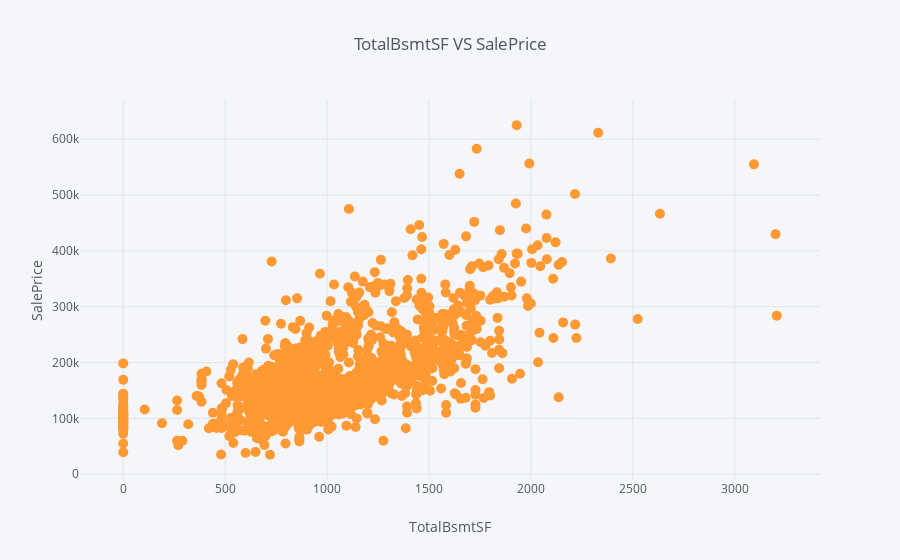

The notebook cell this image was saved under:
### Code cell
train.iplot(kind='scatter', x='TotalBsmtSF', y='SalePrice', mode='markers', title='TotalBsmtSF VS SalePrice', xTitle='TotalBsmtSF', yTitle='SalePrice', size=10)

### Figure 1 — Plotly figure (JSON) as saved in the notebook; plotly's stock layout.template omitted (floating-point values rounded to 4 significant figures; data arrays with more than 128 entries replaced by an {"elided": "..."} marker saying what was removed)
{"data": [{"line": {"color": "rgba(255, 153, 51, 1.0)", "dash": "solid", "shape": "linear", "width": 1.3}, "marker": {"size": 10, "symbol": "circle"}, "mode": "markers", "name": "SalePrice", "text": "", "type": "scatter", "uid": "923706c1-afa3-4d1c-a0fc-d6fabf915b8c", "x": {"elided": "1456 int values"}, "y": {"elided": "1456 int values"}}], "layout": {"legend": {"bgcolor": "#F5F6F9", "font": {"color": "#4D5663"}}, "paper_bgcolor": "#F5F6F9", "plot_bgcolor": "#F5F6F9", "title": {"font": {"color": "#4D5663"}, "text": "TotalBsmtSF VS SalePrice"}, "xaxis": {"gridcolor": "#E1E5ED", "showgrid": true, "tickfont": {"color": "#4D5663"}, "title": {"font": {"color": "#4D5663"}, "text": "TotalBsmtSF"}, "zerolinecolor": "#E1E5ED"}, "yaxis": {"gridcolor": "#E1E5ED", "showgrid": true, "tickfont": {"color": "#4D5663"}, "title": {"font": {"color": "#4D5663"}, "text": "SalePrice"}, "zerolinecolor": "#E1E5ED"}}}
